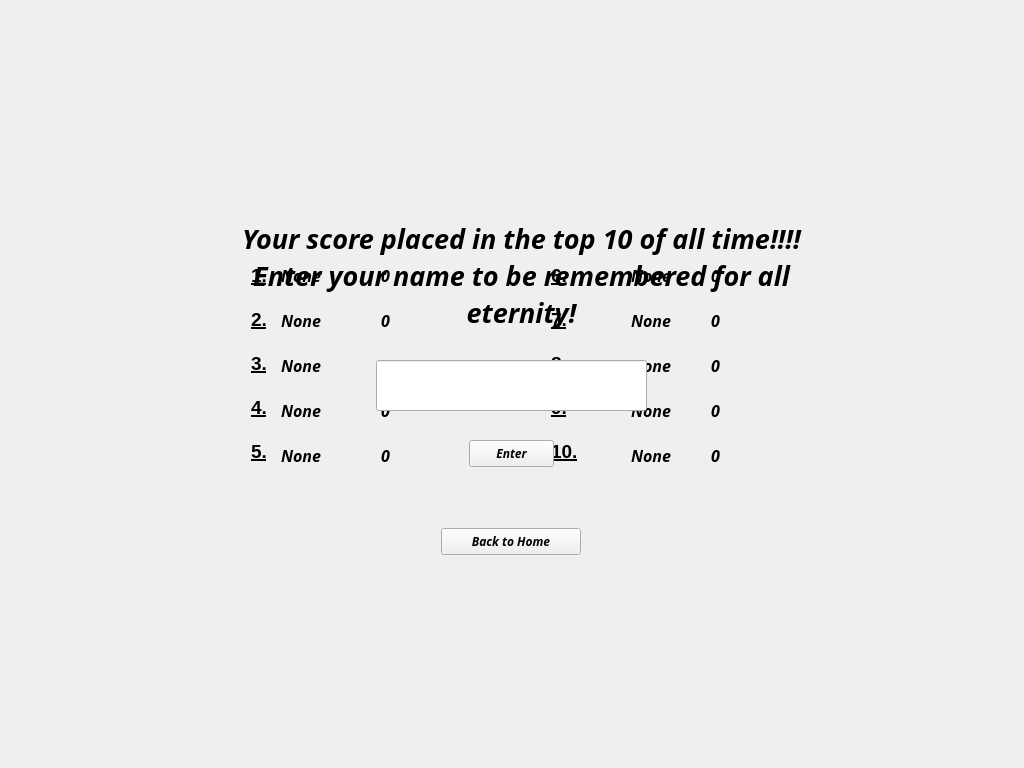
<?xml version="1.0" encoding="UTF-8"?>
<ui version="4.0">
 <class>HighScorePage</class>
 <widget class="QWidget" name="HighScorePage">
  <property name="geometry">
   <rect>
    <x>0</x>
    <y>0</y>
    <width>1024</width>
    <height>768</height>
   </rect>
  </property>
  <property name="windowTitle">
   <string>Form</string>
  </property>
  <property name="autoFillBackground">
   <bool>true</bool>
  </property>
  <widget class="QLabel" name="lblNewHighScoreInfo">
   <property name="geometry">
    <rect>
     <x>236</x>
     <y>210</y>
     <width>571</width>
     <height>131</height>
    </rect>
   </property>
   <property name="font">
    <font>
     <family>Sawasdee</family>
     <pointsize>20</pointsize>
     <weight>75</weight>
     <italic>true</italic>
     <bold>true</bold>
     <kerning>true</kerning>
    </font>
   </property>
   <property name="text">
    <string>Your score placed in the top 10 of all time!!!!
Enter your name to be remembered for all eternity!</string>
   </property>
   <property name="alignment">
    <set>Qt::AlignCenter</set>
   </property>
   <property name="wordWrap">
    <bool>true</bool>
   </property>
  </widget>
  <widget class="QLineEdit" name="ledNewName">
   <property name="geometry">
    <rect>
     <x>376</x>
     <y>360</y>
     <width>271</width>
     <height>51</height>
    </rect>
   </property>
   <property name="font">
    <font>
     <family>Sawasdee</family>
     <pointsize>20</pointsize>
     <weight>75</weight>
     <italic>true</italic>
     <bold>true</bold>
     <kerning>true</kerning>
    </font>
   </property>
  </widget>
  <widget class="QWidget" name="scoreListWidget" native="true">
   <property name="geometry">
    <rect>
     <x>151</x>
     <y>188</y>
     <width>721</width>
     <height>391</height>
    </rect>
   </property>
   <widget class="QLabel" name="lblHighScoreNumbers">
    <property name="geometry">
     <rect>
      <x>100</x>
      <y>30</y>
      <width>81</width>
      <height>291</height>
     </rect>
    </property>
    <property name="font">
     <font>
      <pointsize>14</pointsize>
      <weight>75</weight>
      <bold>true</bold>
      <underline>true</underline>
     </font>
    </property>
    <property name="autoFillBackground">
     <bool>false</bool>
    </property>
    <property name="text">
     <string>1.

2.

3.

4.

5.</string>
    </property>
    <property name="wordWrap">
     <bool>true</bool>
    </property>
   </widget>
   <widget class="QLabel" name="lblName5">
    <property name="geometry">
     <rect>
      <x>130</x>
      <y>252</y>
      <width>85</width>
      <height>31</height>
     </rect>
    </property>
    <property name="font">
     <font>
      <family>Sawasdee</family>
      <pointsize>12</pointsize>
      <weight>75</weight>
      <italic>true</italic>
      <bold>true</bold>
     </font>
    </property>
    <property name="text">
     <string>None</string>
    </property>
   </widget>
   <widget class="QLabel" name="lblHighscore3">
    <property name="geometry">
     <rect>
      <x>230</x>
      <y>162</y>
      <width>90</width>
      <height>31</height>
     </rect>
    </property>
    <property name="font">
     <font>
      <family>Sawasdee</family>
      <pointsize>12</pointsize>
      <weight>75</weight>
      <italic>true</italic>
      <bold>true</bold>
     </font>
    </property>
    <property name="text">
     <string>0</string>
    </property>
   </widget>
   <widget class="QLabel" name="lblName3">
    <property name="geometry">
     <rect>
      <x>130</x>
      <y>162</y>
      <width>85</width>
      <height>31</height>
     </rect>
    </property>
    <property name="font">
     <font>
      <family>Sawasdee</family>
      <pointsize>12</pointsize>
      <weight>75</weight>
      <italic>true</italic>
      <bold>true</bold>
     </font>
    </property>
    <property name="text">
     <string>None</string>
    </property>
   </widget>
   <widget class="QLabel" name="lblName2">
    <property name="geometry">
     <rect>
      <x>130</x>
      <y>117</y>
      <width>85</width>
      <height>31</height>
     </rect>
    </property>
    <property name="font">
     <font>
      <family>Sawasdee</family>
      <pointsize>12</pointsize>
      <weight>75</weight>
      <italic>true</italic>
      <bold>true</bold>
     </font>
    </property>
    <property name="text">
     <string>None</string>
    </property>
   </widget>
   <widget class="QLabel" name="lblHighscore1">
    <property name="geometry">
     <rect>
      <x>230</x>
      <y>72</y>
      <width>90</width>
      <height>31</height>
     </rect>
    </property>
    <property name="font">
     <font>
      <family>Sawasdee</family>
      <pointsize>12</pointsize>
      <weight>75</weight>
      <italic>true</italic>
      <bold>true</bold>
     </font>
    </property>
    <property name="text">
     <string>0</string>
    </property>
   </widget>
   <widget class="QLabel" name="lblHighscore4">
    <property name="geometry">
     <rect>
      <x>230</x>
      <y>207</y>
      <width>90</width>
      <height>31</height>
     </rect>
    </property>
    <property name="font">
     <font>
      <family>Sawasdee</family>
      <pointsize>12</pointsize>
      <weight>75</weight>
      <italic>true</italic>
      <bold>true</bold>
     </font>
    </property>
    <property name="text">
     <string>0</string>
    </property>
   </widget>
   <widget class="QLabel" name="lblName4">
    <property name="geometry">
     <rect>
      <x>130</x>
      <y>207</y>
      <width>85</width>
      <height>31</height>
     </rect>
    </property>
    <property name="font">
     <font>
      <family>Sawasdee</family>
      <pointsize>12</pointsize>
      <weight>75</weight>
      <italic>true</italic>
      <bold>true</bold>
     </font>
    </property>
    <property name="text">
     <string>None</string>
    </property>
   </widget>
   <widget class="QLabel" name="lblName1">
    <property name="geometry">
     <rect>
      <x>130</x>
      <y>72</y>
      <width>85</width>
      <height>31</height>
     </rect>
    </property>
    <property name="font">
     <font>
      <family>Sawasdee</family>
      <pointsize>12</pointsize>
      <weight>75</weight>
      <italic>true</italic>
      <bold>true</bold>
     </font>
    </property>
    <property name="text">
     <string>None</string>
    </property>
   </widget>
   <widget class="QLabel" name="lblHighscore5">
    <property name="geometry">
     <rect>
      <x>230</x>
      <y>252</y>
      <width>90</width>
      <height>31</height>
     </rect>
    </property>
    <property name="font">
     <font>
      <family>Sawasdee</family>
      <pointsize>12</pointsize>
      <weight>75</weight>
      <italic>true</italic>
      <bold>true</bold>
     </font>
    </property>
    <property name="text">
     <string>0</string>
    </property>
   </widget>
   <widget class="QLabel" name="lblHighscore2">
    <property name="geometry">
     <rect>
      <x>230</x>
      <y>117</y>
      <width>90</width>
      <height>31</height>
     </rect>
    </property>
    <property name="font">
     <font>
      <family>Sawasdee</family>
      <pointsize>12</pointsize>
      <weight>75</weight>
      <italic>true</italic>
      <bold>true</bold>
     </font>
    </property>
    <property name="text">
     <string>0</string>
    </property>
   </widget>
   <widget class="QLabel" name="lblHighscore10">
    <property name="geometry">
     <rect>
      <x>560</x>
      <y>252</y>
      <width>90</width>
      <height>31</height>
     </rect>
    </property>
    <property name="font">
     <font>
      <family>Sawasdee</family>
      <pointsize>12</pointsize>
      <weight>75</weight>
      <italic>true</italic>
      <bold>true</bold>
     </font>
    </property>
    <property name="text">
     <string>0</string>
    </property>
   </widget>
   <widget class="QLabel" name="lblName10">
    <property name="geometry">
     <rect>
      <x>480</x>
      <y>252</y>
      <width>61</width>
      <height>31</height>
     </rect>
    </property>
    <property name="font">
     <font>
      <family>Sawasdee</family>
      <pointsize>12</pointsize>
      <weight>75</weight>
      <italic>true</italic>
      <bold>true</bold>
     </font>
    </property>
    <property name="text">
     <string>None</string>
    </property>
   </widget>
   <widget class="QLabel" name="lblName9">
    <property name="geometry">
     <rect>
      <x>480</x>
      <y>207</y>
      <width>61</width>
      <height>31</height>
     </rect>
    </property>
    <property name="font">
     <font>
      <family>Sawasdee</family>
      <pointsize>12</pointsize>
      <weight>75</weight>
      <italic>true</italic>
      <bold>true</bold>
     </font>
    </property>
    <property name="text">
     <string>None</string>
    </property>
   </widget>
   <widget class="QLabel" name="lblName8">
    <property name="geometry">
     <rect>
      <x>480</x>
      <y>162</y>
      <width>61</width>
      <height>31</height>
     </rect>
    </property>
    <property name="font">
     <font>
      <family>Sawasdee</family>
      <pointsize>12</pointsize>
      <weight>75</weight>
      <italic>true</italic>
      <bold>true</bold>
     </font>
    </property>
    <property name="text">
     <string>None</string>
    </property>
   </widget>
   <widget class="QLabel" name="lblName7">
    <property name="geometry">
     <rect>
      <x>480</x>
      <y>117</y>
      <width>61</width>
      <height>31</height>
     </rect>
    </property>
    <property name="font">
     <font>
      <family>Sawasdee</family>
      <pointsize>12</pointsize>
      <weight>75</weight>
      <italic>true</italic>
      <bold>true</bold>
     </font>
    </property>
    <property name="text">
     <string>None</string>
    </property>
   </widget>
   <widget class="QLabel" name="lblHighScoreTitle">
    <property name="geometry">
     <rect>
      <x>260</x>
      <y>10</y>
      <width>201</width>
      <height>41</height>
     </rect>
    </property>
    <property name="font">
     <font>
      <pointsize>20</pointsize>
      <weight>75</weight>
      <bold>true</bold>
     </font>
    </property>
    <property name="text">
     <string/>
    </property>
    <property name="pixmap">
     <pixmap resource="resources.qrc">:/images/higscores.gif</pixmap>
    </property>
    <property name="scaledContents">
     <bool>true</bool>
    </property>
   </widget>
   <widget class="QLabel" name="lblHighScoreNumbers_2">
    <property name="geometry">
     <rect>
      <x>400</x>
      <y>30</y>
      <width>81</width>
      <height>291</height>
     </rect>
    </property>
    <property name="font">
     <font>
      <pointsize>14</pointsize>
      <weight>75</weight>
      <bold>true</bold>
      <underline>true</underline>
     </font>
    </property>
    <property name="autoFillBackground">
     <bool>false</bool>
    </property>
    <property name="text">
     <string>6.

7.

8.

9.

10.</string>
    </property>
    <property name="wordWrap">
     <bool>true</bool>
    </property>
   </widget>
   <widget class="QLabel" name="lblName6">
    <property name="geometry">
     <rect>
      <x>480</x>
      <y>72</y>
      <width>61</width>
      <height>31</height>
     </rect>
    </property>
    <property name="font">
     <font>
      <family>Sawasdee</family>
      <pointsize>12</pointsize>
      <weight>75</weight>
      <italic>true</italic>
      <bold>true</bold>
     </font>
    </property>
    <property name="text">
     <string>None</string>
    </property>
   </widget>
   <widget class="QLabel" name="lblHighscore9">
    <property name="geometry">
     <rect>
      <x>560</x>
      <y>207</y>
      <width>90</width>
      <height>31</height>
     </rect>
    </property>
    <property name="font">
     <font>
      <family>Sawasdee</family>
      <pointsize>12</pointsize>
      <weight>75</weight>
      <italic>true</italic>
      <bold>true</bold>
     </font>
    </property>
    <property name="text">
     <string>0</string>
    </property>
   </widget>
   <widget class="QLabel" name="lblHighscore8">
    <property name="geometry">
     <rect>
      <x>560</x>
      <y>162</y>
      <width>90</width>
      <height>31</height>
     </rect>
    </property>
    <property name="font">
     <font>
      <family>Sawasdee</family>
      <pointsize>12</pointsize>
      <weight>75</weight>
      <italic>true</italic>
      <bold>true</bold>
     </font>
    </property>
    <property name="text">
     <string>0</string>
    </property>
   </widget>
   <widget class="QLabel" name="lblHighscore6">
    <property name="geometry">
     <rect>
      <x>560</x>
      <y>72</y>
      <width>90</width>
      <height>31</height>
     </rect>
    </property>
    <property name="font">
     <font>
      <family>Sawasdee</family>
      <pointsize>12</pointsize>
      <weight>75</weight>
      <italic>true</italic>
      <bold>true</bold>
     </font>
    </property>
    <property name="text">
     <string>0</string>
    </property>
   </widget>
   <widget class="QLabel" name="lblHighscore7">
    <property name="geometry">
     <rect>
      <x>560</x>
      <y>117</y>
      <width>90</width>
      <height>31</height>
     </rect>
    </property>
    <property name="font">
     <font>
      <family>Sawasdee</family>
      <pointsize>12</pointsize>
      <weight>75</weight>
      <italic>true</italic>
      <bold>true</bold>
     </font>
    </property>
    <property name="text">
     <string>0</string>
    </property>
   </widget>
   <widget class="QPushButton" name="btnReturnHome">
    <property name="geometry">
     <rect>
      <x>290</x>
      <y>340</y>
      <width>140</width>
      <height>27</height>
     </rect>
    </property>
    <property name="font">
     <font>
      <family>Sawasdee</family>
      <weight>75</weight>
      <italic>true</italic>
      <bold>true</bold>
     </font>
    </property>
    <property name="text">
     <string>Back to Home</string>
    </property>
   </widget>
  </widget>
  <widget class="QPushButton" name="btnEnterName">
   <property name="geometry">
    <rect>
     <x>469</x>
     <y>440</y>
     <width>85</width>
     <height>27</height>
    </rect>
   </property>
   <property name="font">
    <font>
     <family>Sawasdee</family>
     <weight>75</weight>
     <italic>true</italic>
     <bold>true</bold>
     <kerning>true</kerning>
    </font>
   </property>
   <property name="text">
    <string>Enter</string>
   </property>
  </widget>
  <zorder>scoreListWidget</zorder>
  <zorder>lblNewHighScoreInfo</zorder>
  <zorder>ledNewName</zorder>
  <zorder>btnEnterName</zorder>
 </widget>
 <resources>
  <include location="resources.qrc"/>
 </resources>
 <connections/>
</ui>
